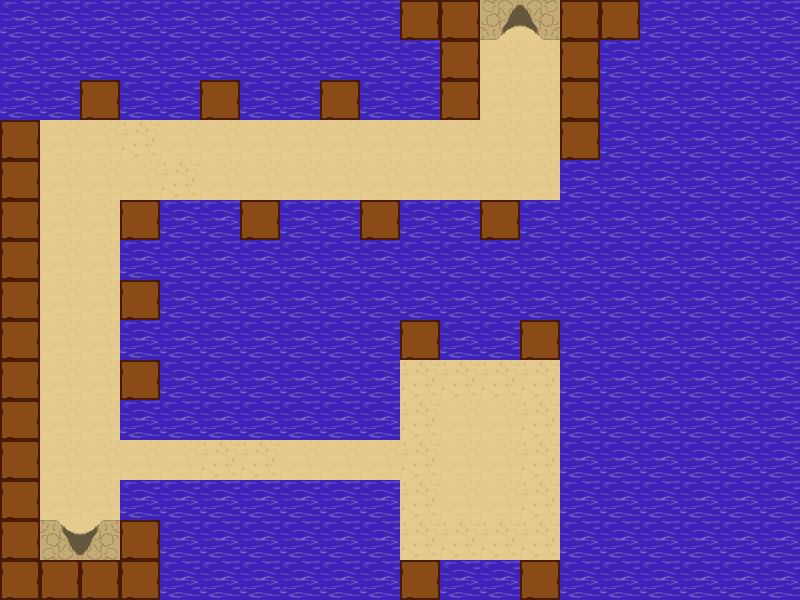

Rendered tile map (Tiled .tmx) drawn with the repository's tilesets; below, a short description and the full map source, tile grids included:
An orthogonal 20x15 tile map with 40x40 px tiles, 1 tile layer (Tile Layer 1) and 8 objects.

<map version="1.0" orientation="orthogonal" renderorder="left-down" width="20" height="15" tilewidth="40" tileheight="40" nextobjectid="10">
 <tileset firstgid="1" name="ancientTech" tilewidth="40" tileheight="40" tilecount="23" columns="0">
  <tile id="0">
   <image width="40" height="40" source="artifact_sword.png" />
  </tile>
  <tile id="1">
   <image width="40" height="40" source="boomerang.png" />
  </tile>
  <tile id="2">
   <image width="40" height="40" source="boulder1.png" />
  </tile>
  <tile id="3">
   <properties>
    <property name="button" value="trigger" />
   </properties>
   <image width="40" height="40" source="button_unpressed.png" />
  </tile>
  <tile id="4">
   <image width="40" height="40" source="cheeseburger.png" />
  </tile>
  <tile id="5">
   <image width="40" height="40" source="controller.png" />
  </tile>
  <tile id="6">
   <image width="40" height="40" source="entrance_left.png" />
  </tile>
  <tile id="7">
   <image width="40" height="40" source="entrance_right.png" />
  </tile>
  <tile id="8">
   <image width="40" height="40" source="exit.png" />
  </tile>
  <tile id="9">
   <image width="40" height="40" source="exit_left.png" />
  </tile>
  <tile id="10">
   <image width="40" height="40" source="exit_left_reverse.png" />
  </tile>
  <tile id="11">
   <image width="40" height="40" source="exit_right.png" />
  </tile>
  <tile id="12">
   <image width="40" height="40" source="exit_right_reverse.png" />
  </tile>
  <tile id="13">
   <image width="40" height="40" source="fishingpole.png" />
  </tile>
  <tile id="14">
   <properties>
    <property name="trap" value="spikes" />
   </properties>
   <image width="40" height="40" source="floor_spike_retracted.png" />
  </tile>
  <tile id="15">
   <properties>
    <property name="passable" type="bool" value="true" />
   </properties>
   <image width="40" height="40" source="floor1.png" />
  </tile>
  <tile id="16">
   <image width="40" height="40" source="gate.png" />
  </tile>
  <tile id="17">
   <properties>
    <property name="trap" value="hole" />
   </properties>
   <image width="40" height="40" source="hole.png" />
  </tile>
  <tile id="18">
   <image width="40" height="40" source="oldbackpack.png" />
  </tile>
  <tile id="19">
   <image width="40" height="40" source="pot.png" />
  </tile>
  <tile id="20">
   <image width="40" height="40" source="start.png" />
  </tile>
  <tile id="21">
   <properties>
    <property name="passable" type="bool" value="false" />
   </properties>
   <image width="40" height="40" source="wall_block.png" />
  </tile>
  <tile id="22">
   <properties>
    <property name="trap" value="water" />
   </properties>
   <image width="40" height="40" source="water.png" />
  </tile>
 </tileset>
 <layer name="Tile Layer 1" width="20" height="15">
  <data encoding="csv">
23,23,23,23,23,23,23,23,23,23,22,22,10,12,22,22,23,23,23,23,
23,23,23,23,23,23,23,23,23,23,23,22,16,16,22,23,23,23,23,23,
23,23,22,23,23,22,23,23,22,23,23,22,16,16,22,23,23,23,23,23,
22,16,16,15,16,16,16,16,16,16,16,16,16,16,22,23,23,23,23,23,
22,16,16,16,15,16,16,16,16,16,16,16,16,16,23,23,23,23,23,23,
22,16,16,22,23,23,22,23,23,22,23,23,22,23,23,23,23,23,23,23,
22,16,16,23,23,23,23,23,23,23,23,23,23,23,23,23,23,23,23,23,
22,16,16,22,23,23,23,23,23,23,23,23,23,23,23,23,23,23,23,23,
22,16,16,23,23,23,23,23,23,23,22,23,23,22,23,23,23,23,23,23,
22,16,16,22,23,23,23,23,23,23,15,15,15,15,23,23,23,23,23,23,
22,16,16,23,23,23,23,23,23,23,15,16,16,15,23,23,23,23,23,23,
22,16,16,16,16,15,15,16,16,16,15,16,16,15,23,23,23,23,23,23,
22,16,16,23,23,23,23,23,23,23,15,16,16,15,23,23,23,23,23,23,
22,11,13,22,23,23,23,23,23,23,15,15,15,15,23,23,23,23,23,23,
22,22,22,22,23,23,23,23,23,23,22,23,23,22,23,23,23,23,23,23
</data>
 </layer>
 <objectgroup name="Object Layer 1">
  <object id="1" gid="4" x="480" y="480.25" width="40" height="40">
   <properties>
    <property name="timer" type="int" value="600" />
    <property name="trigger" value="right_gate" />
   </properties>
  </object>
  <object id="2" gid="17" x="480.091" y="124.034" width="40" height="40">
   <properties>
    <property name="direction" type="int" value="-1" />
    <property name="gate" value="left_gate" />
    <property name="max_move_length" type="int" value="40" />
    <property name="move_rate" type="int" value="1" />
   </properties>
  </object>
  <object id="3" gid="17" x="520" y="124" width="40" height="40">
   <properties>
    <property name="direction" type="int" value="1" />
    <property name="gate" value="right_gate" />
    <property name="max_move_length" type="int" value="40" />
    <property name="move_rate" type="int" value="1" />
   </properties>
  </object>
  <object id="4" gid="4" x="440" y="480" width="40" height="40">
   <properties>
    <property name="timer" type="int" value="600" />
    <property name="trigger" value="left_gate" />
   </properties>
  </object>
  <object id="5" gid="9" x="59.5" y="560.25" width="40" height="40">
   <properties>
    <property name="exit" value="prev_room" />
   </properties>
  </object>
  <object id="6" gid="9" x="499.25" y="39.875" width="40" height="40">
   <properties>
    <property name="exit" value="next_room" />
   </properties>
  </object>
  <object id="7" gid="21" x="499.125" y="79.875" width="40" height="40">
   <properties>
    <property name="spawn" value="next_room" />
   </properties>
  </object>
  <object id="8" gid="21" x="59.5" y="520.25" width="40" height="40">
   <properties>
    <property name="spawn" value="prev_room" />
   </properties>
  </object>
 </objectgroup>
</map>